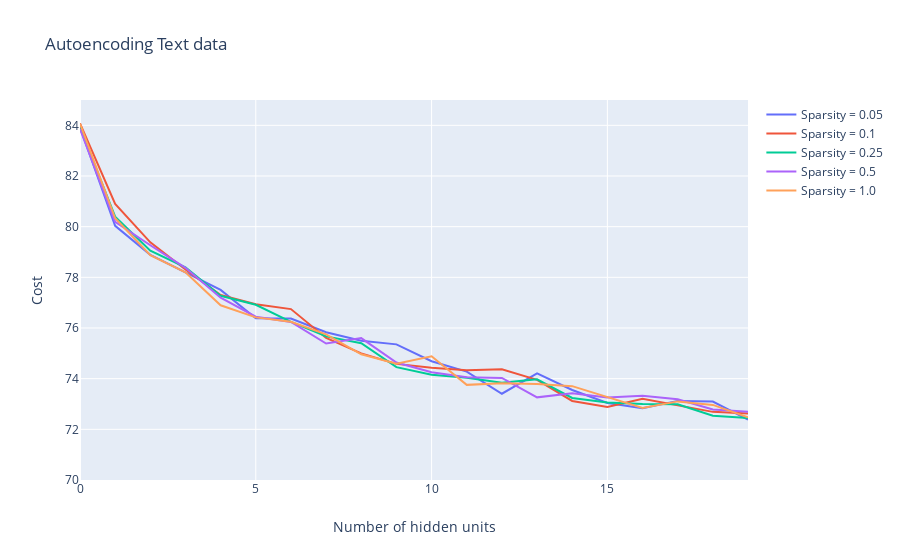

The cell this chart's notebook holds for it:
### Code cell
import plotly.graph_objects as go
from plotly.subplots import make_subplots

fig = go.Figure()

for key, vals in autoencoder_costs.items():
    fig.add_trace(
        go.Scatter(
            y = vals,
            x = list(range(len(vals))),
            name = "Sparsity = " + str(key)
        )
    )

fig.update_layout(
    title = "Autoencoding Text data",
    xaxis_title="Number of hidden units",
    yaxis_title="Cost"
)
fig.update_yaxes(range=[70,85])

fig.show()

### Figure 1 — Plotly figure (JSON) as saved in the notebook; plotly's stock layout.template omitted (floating-point values rounded to 4 significant figures)
{"data": [{"name": "Sparsity = 0.05", "type": "scatter", "x": [0, 1, 2, 3, 4, 5, 6, 7, 8, 9, 10, 11, 12, 13, 14, 15, 16, 17, 18, 19], "y": [83.92, 80.03, 78.89, 78.2, 77.5, 76.38, 76.38, 75.83, 75.49, 75.35, 74.69, 74.28, 73.41, 74.21, 73.55, 73.04, 72.84, 73.12, 73.1, 72.38]}, {"name": "Sparsity = 0.1", "type": "scatter", "x": [0, 1, 2, 3, 4, 5, 6, 7, 8, 9, 10, 11, 12, 13, 14, 15, 16, 17, 18, 19], "y": [84.08, 80.9, 79.38, 78.31, 77.3, 76.94, 76.75, 75.61, 75.0, 74.58, 74.43, 74.33, 74.37, 73.95, 73.12, 72.88, 73.21, 72.95, 72.69, 72.62]}, {"name": "Sparsity = 0.25", "type": "scatter", "x": [0, 1, 2, 3, 4, 5, 6, 7, 8, 9, 10, 11, 12, 13, 14, 15, 16, 17, 18, 19], "y": [83.91, 80.39, 79.05, 78.39, 77.27, 76.92, 76.24, 75.67, 75.4, 74.45, 74.15, 74.04, 73.84, 73.98, 73.24, 73.06, 73.0, 72.99, 72.54, 72.45]}, {"name": "Sparsity = 0.5", "type": "scatter", "x": [0, 1, 2, 3, 4, 5, 6, 7, 8, 9, 10, 11, 12, 13, 14, 15, 16, 17, 18, 19], "y": [83.85, 80.19, 79.27, 78.38, 77.2, 76.45, 76.24, 75.39, 75.6, 74.64, 74.25, 74.06, 74.03, 73.26, 73.42, 73.25, 73.32, 73.19, 72.78, 72.7]}, {"name": "Sparsity = 1.0", "type": "scatter", "x": [0, 1, 2, 3, 4, 5, 6, 7, 8, 9, 10, 11, 12, 13, 14, 15, 16, 17, 18, 19], "y": [84.07, 80.33, 78.88, 78.2, 76.9, 76.42, 76.25, 75.75, 74.96, 74.59, 74.88, 73.76, 73.82, 73.79, 73.7, 73.28, 72.84, 73.1, 72.96, 72.48]}], "layout": {"title": {"text": "Autoencoding Text data"}, "xaxis": {"title": {"text": "Number of hidden units"}}, "yaxis": {"range": [70, 85], "title": {"text": "Cost"}}}}
